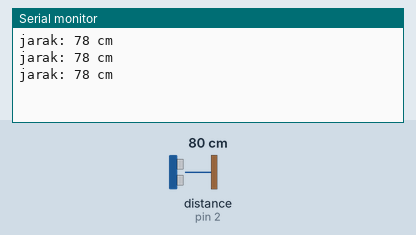
Recording of a sketch running on a simulated Arduino Uno, built with avr-gcc and run on an emulated ATmega328P. On the bench: the last lines printed to the serial monitor. Wiring (inferred from the names in the program): ultrasonic range finder: trigger pin 15; echo pin 2. The inputs (shaded band) are chosen by the test bench; at power-on: distance to the obstacle (sensor on pin 2) 80 cm. The echo pulse lasts 58.3 µs per cm.

Above: at 1.3 s.
1.4 s: distance to the obstacle (sensor on pin 2) set to 250 cm
At 2.0 s:
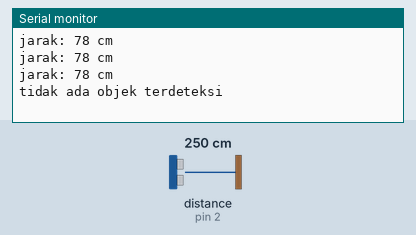
3.5 s: distance to the obstacle (sensor on pin 2) set to 9 cm
At 4.0 s:
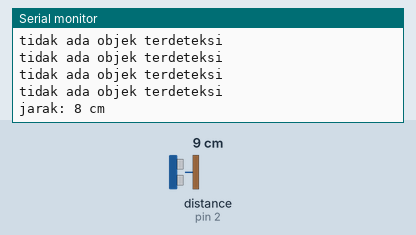

Measured:
- after the input at 1.4 s, the serial monitor: prints a new line after 0.13 s (image 1)
- after the input at 3.5 s, the serial monitor: prints a new line after 0.08 s (image 2)

The sketch:

hcsr_lkpd11.ino
```cpp
const int trigPin = 15;
const int echoPin = 2;
void setup() {
  // put your setup code here, to run once:
  Serial.begin(115200);
  pinMode(trigPin, OUTPUT);
  pinMode(echoPin, INPUT);

}

void loop() {
  // put your main code here, to run repeatedly:
long duration, distance;
digitalWrite(trigPin, LOW);
delayMicroseconds(2);
digitalWrite(trigPin, HIGH);
delayMicroseconds(10);
digitalWrite(trigPin, LOW);
duration = pulseIn(echoPin, HIGH);
distance = duration * 0.034 / 2;
if (distance > 200) {
  Serial.println("tidak ada objek terdeteksi");
}else{
  Serial.print("jarak: ");
  Serial.print(distance);
  Serial.println(" cm");
}
delay(500);
}
```
